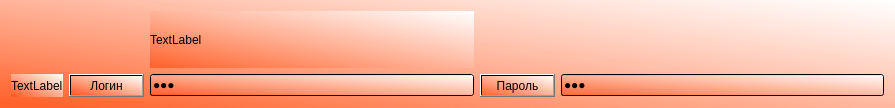
<?xml version="1.0" encoding="UTF-8"?>
<ui version="4.0">
 <class>CridentialWidget</class>
 <widget class="QWidget" name="CridentialWidget">
  <property name="geometry">
   <rect>
    <x>0</x>
    <y>0</y>
    <width>895</width>
    <height>108</height>
   </rect>
  </property>
  <property name="windowTitle">
   <string>Form</string>
  </property>
  <property name="styleSheet">
   <string notr="true">background-color:
qlineargradient(spread:pad, x1:0.011, y1:0.948864, x2:1, y2:0, stop:0 rgba(255, 87, 28, 190), stop:1 rgba(255, 255, 255, 255))
</string>
  </property>
  <layout class="QGridLayout" name="gridLayout">
   <item row="2" column="1">
    <widget class="QPushButton" name="LgnBtn">
     <property name="text">
      <string>Логин</string>
     </property>
    </widget>
   </item>
   <item row="2" column="2">
    <widget class="QLineEdit" name="edtLogin">
     <property name="text">
      <string>123</string>
     </property>
     <property name="echoMode">
      <enum>QLineEdit::Password</enum>
     </property>
     <property name="readOnly">
      <bool>true</bool>
     </property>
    </widget>
   </item>
   <item row="2" column="4">
    <widget class="QLineEdit" name="edtPAssword">
     <property name="text">
      <string>123</string>
     </property>
     <property name="echoMode">
      <enum>QLineEdit::Password</enum>
     </property>
     <property name="readOnly">
      <bool>true</bool>
     </property>
    </widget>
   </item>
   <item row="2" column="3">
    <widget class="QPushButton" name="PassBtn">
     <property name="text">
      <string>Пароль</string>
     </property>
    </widget>
   </item>
   <item row="0" column="2">
    <widget class="QLabel" name="lblSite">
     <property name="text">
      <string>TextLabel</string>
     </property>
    </widget>
   </item>
   <item row="2" column="0">
    <widget class="QLabel" name="label">
     <property name="text">
      <string>TextLabel</string>
     </property>
    </widget>
   </item>
  </layout>
 </widget>
 <resources/>
 <connections/>
</ui>
